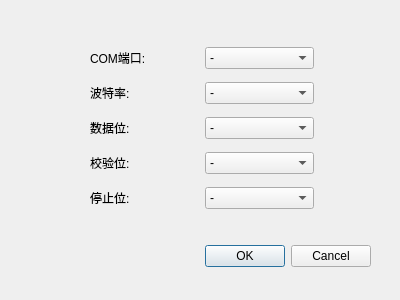
<?xml version="1.0" encoding="UTF-8"?>
<ui version="4.0">
 <class>EPrimeConfigDialog</class>
 <widget class="QDialog" name="EPrimeConfigDialog">
  <property name="geometry">
   <rect>
    <x>0</x>
    <y>0</y>
    <width>400</width>
    <height>300</height>
   </rect>
  </property>
  <property name="windowTitle">
   <string>Dialog</string>
  </property>
  <widget class="QDialogButtonBox" name="buttonBox">
   <property name="geometry">
    <rect>
     <x>30</x>
     <y>240</y>
     <width>341</width>
     <height>32</height>
    </rect>
   </property>
   <property name="orientation">
    <enum>Qt::Horizontal</enum>
   </property>
   <property name="standardButtons">
    <set>QDialogButtonBox::Cancel|QDialogButtonBox::Ok</set>
   </property>
  </widget>
  <widget class="QWidget" name="layoutWidget">
   <property name="geometry">
    <rect>
     <x>90</x>
     <y>40</y>
     <width>224</width>
     <height>179</height>
    </rect>
   </property>
   <layout class="QVBoxLayout" name="verticalLayout">
    <item>
     <layout class="QHBoxLayout" name="horizontalLayout">
      <item>
       <widget class="QLabel" name="label">
        <property name="text">
         <string>COM端口:</string>
        </property>
       </widget>
      </item>
      <item>
       <widget class="QComboBox" name="comboBox_5">
        <item>
         <property name="text">
          <string>-</string>
         </property>
        </item>
       </widget>
      </item>
     </layout>
    </item>
    <item>
     <layout class="QHBoxLayout" name="horizontalLayout_2">
      <item>
       <widget class="QLabel" name="label_2">
        <property name="text">
         <string>波特率:</string>
        </property>
       </widget>
      </item>
      <item>
       <widget class="QComboBox" name="comboBox">
        <item>
         <property name="text">
          <string>-</string>
         </property>
        </item>
        <item>
         <property name="text">
          <string>1200</string>
         </property>
        </item>
        <item>
         <property name="text">
          <string>2400</string>
         </property>
        </item>
        <item>
         <property name="text">
          <string>4800</string>
         </property>
        </item>
        <item>
         <property name="text">
          <string>9600</string>
         </property>
        </item>
        <item>
         <property name="text">
          <string>19200</string>
         </property>
        </item>
        <item>
         <property name="text">
          <string>38400</string>
         </property>
        </item>
        <item>
         <property name="text">
          <string>57600</string>
         </property>
        </item>
        <item>
         <property name="text">
          <string>115200</string>
         </property>
        </item>
       </widget>
      </item>
     </layout>
    </item>
    <item>
     <layout class="QHBoxLayout" name="horizontalLayout_3">
      <item>
       <widget class="QLabel" name="label_3">
        <property name="text">
         <string>数据位:</string>
        </property>
       </widget>
      </item>
      <item>
       <widget class="QComboBox" name="comboBox_2">
        <item>
         <property name="text">
          <string>-</string>
         </property>
        </item>
        <item>
         <property name="text">
          <string>5</string>
         </property>
        </item>
        <item>
         <property name="text">
          <string>6</string>
         </property>
        </item>
        <item>
         <property name="text">
          <string>7</string>
         </property>
        </item>
        <item>
         <property name="text">
          <string>8</string>
         </property>
        </item>
       </widget>
      </item>
     </layout>
    </item>
    <item>
     <layout class="QHBoxLayout" name="horizontalLayout_4">
      <item>
       <widget class="QLabel" name="label_4">
        <property name="text">
         <string>校验位:</string>
        </property>
       </widget>
      </item>
      <item>
       <widget class="QComboBox" name="comboBox_3">
        <item>
         <property name="text">
          <string>-</string>
         </property>
        </item>
        <item>
         <property name="text">
          <string>无</string>
         </property>
        </item>
        <item>
         <property name="text">
          <string>偶校验</string>
         </property>
        </item>
        <item>
         <property name="text">
          <string>奇校验</string>
         </property>
        </item>
        <item>
         <property name="text">
          <string>Space校验</string>
         </property>
        </item>
        <item>
         <property name="text">
          <string>Mark校验</string>
         </property>
        </item>
       </widget>
      </item>
     </layout>
    </item>
    <item>
     <layout class="QHBoxLayout" name="horizontalLayout_5">
      <item>
       <widget class="QLabel" name="label_5">
        <property name="text">
         <string>停止位:</string>
        </property>
       </widget>
      </item>
      <item>
       <widget class="QComboBox" name="comboBox_4">
        <item>
         <property name="text">
          <string>-</string>
         </property>
        </item>
        <item>
         <property name="text">
          <string>1位</string>
         </property>
        </item>
        <item>
         <property name="text">
          <string>1.5位</string>
         </property>
        </item>
        <item>
         <property name="text">
          <string>2位</string>
         </property>
        </item>
       </widget>
      </item>
     </layout>
    </item>
   </layout>
  </widget>
 </widget>
 <resources/>
 <connections>
  <connection>
   <sender>buttonBox</sender>
   <signal>accepted()</signal>
   <receiver>EPrimeConfigDialog</receiver>
   <slot>accept()</slot>
   <hints>
    <hint type="sourcelabel">
     <x>248</x>
     <y>254</y>
    </hint>
    <hint type="destinationlabel">
     <x>157</x>
     <y>274</y>
    </hint>
   </hints>
  </connection>
  <connection>
   <sender>buttonBox</sender>
   <signal>rejected()</signal>
   <receiver>EPrimeConfigDialog</receiver>
   <slot>reject()</slot>
   <hints>
    <hint type="sourcelabel">
     <x>316</x>
     <y>260</y>
    </hint>
    <hint type="destinationlabel">
     <x>286</x>
     <y>274</y>
    </hint>
   </hints>
  </connection>
 </connections>
</ui>
